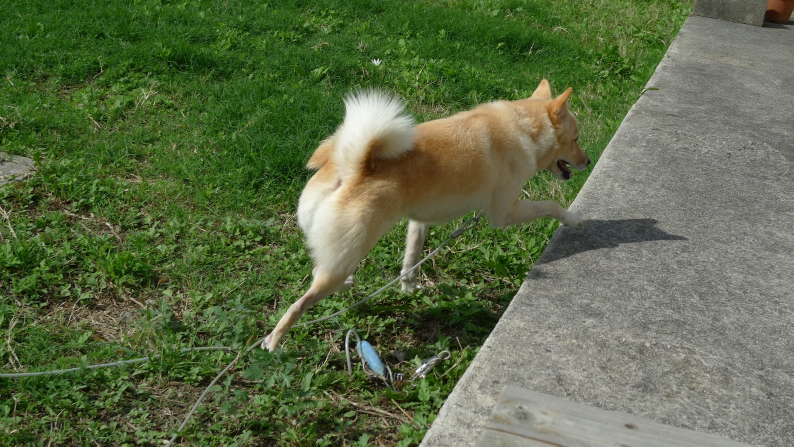
#> input picture lgtm/tests/data/test_image.jpg, 1587 x 893 px, found by its file name (shown at 1/2 size)
$ python image.py
#> lines starting #> are read from the running program, lines starting #| are printed output that depends on the picture
import os

from PIL import Image
def thumbnail(infile, size=(128, 128)):
#> called with size = (128, 128)
    outfile = os.path.splitext(   #split으로 파일명으로 만들고 thumbnail로 확장자붙임
        infile)[0] + ".thumbnail"
    try:
        im = Image.open(infile)
#> im is the input picture: PIL image 1587x893 RGB; mean R, G, B 91.8, 105.6, 70.5
        im.thumbnail(size)
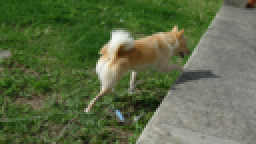
#> im: PIL image 128x72 RGB (shown 2 times larger); mean R, G, B 91.8, 105.6, 70.5
        im.save(outfile, "JPEG")
    except IOError:
        print("cannot create thumbnail for", infile)

if __name__=="__main__":
    thumbnail(r"C:\workspace\Imenv\Imenv\lgtm\tests\data\test_image.jpg")
